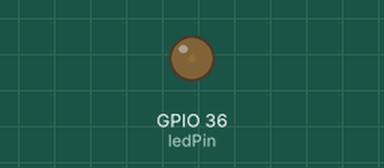
The sketch below on a simulated ESP32. Parts: output pins drawn as LEDs (lit = HIGH).

Above: at 0.05 s.
At 2.15 s:
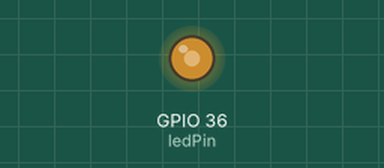
At 3.45 s:
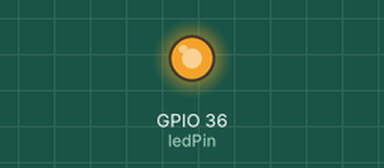
At 6.9 s:
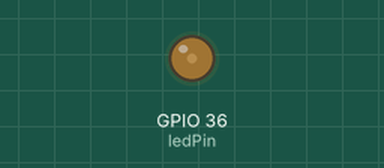
Timing chart, 0 to 10.0 s (numbered marks = the images above):
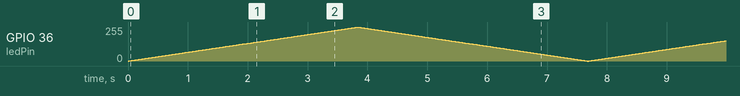

The sketch:

eesp32L293d.ino
```cpp
// the number of the LED pin
const int ledPin = 36;  // 16 corresponds to GPIO16
const int forw= 34;

// setting PWM properties
const int freq = 5000;
const int ledChannel = 0;
const int resolution = 8;

void setup(){
  // configure LED PWM functionalitites

  ledcSetup(ledChannel, freq, resolution);

  // attach the channel to the GPIO to be controlled
  ledcAttachPin(ledPin, ledChannel);
}

void loop(){
  // increase the LED brightness
  int forw=HIGH;
  for(int dutyCycle = 0; dutyCycle <= 255; dutyCycle++){
    // changing the LED brightness with PWM
    ledcWrite(ledChannel, dutyCycle);
    delay(15);
  }

  // decrease the LED brightness
  for(int dutyCycle = 255; dutyCycle >= 0; dutyCycle--){
    // changing the LED brightness with PWM
    ledcWrite(ledChannel, dutyCycle);
    delay(15);
  }
}
```
